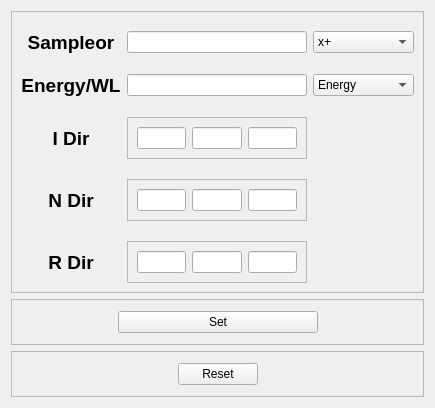
<?xml version="1.0" encoding="UTF-8"?>
<ui version="4.0">
 <class>Form</class>
 <widget class="QWidget" name="Form">
  <property name="geometry">
   <rect>
    <x>0</x>
    <y>0</y>
    <width>435</width>
    <height>408</height>
   </rect>
  </property>
  <property name="windowTitle">
   <string>Experiment</string>
  </property>
  <layout class="QVBoxLayout" name="verticalLayout">
   <item>
    <widget class="QFrame" name="frame">
     <property name="frameShape">
      <enum>QFrame::StyledPanel</enum>
     </property>
     <property name="frameShadow">
      <enum>QFrame::Raised</enum>
     </property>
     <layout class="QVBoxLayout" name="verticalLayout_2">
      <item>
       <layout class="QGridLayout" name="gridLayout">
        <property name="topMargin">
         <number>10</number>
        </property>
        <property name="verticalSpacing">
         <number>20</number>
        </property>
        <item row="1" column="0">
         <widget class="QLabel" name="label_2">
          <property name="font">
           <font>
            <pointsize>14</pointsize>
            <weight>75</weight>
            <bold>true</bold>
           </font>
          </property>
          <property name="text">
           <string>Energy/WL</string>
          </property>
          <property name="alignment">
           <set>Qt::AlignCenter</set>
          </property>
         </widget>
        </item>
        <item row="3" column="1">
         <widget class="QFrame" name="frame_3">
          <property name="frameShape">
           <enum>QFrame::StyledPanel</enum>
          </property>
          <property name="frameShadow">
           <enum>QFrame::Raised</enum>
          </property>
          <layout class="QHBoxLayout" name="horizontalLayout_4">
           <item>
            <layout class="QHBoxLayout" name="horizontalLayout_3">
             <item>
              <widget class="QLineEdit" name="lineEdit_n_1">
               <property name="maximumSize">
                <size>
                 <width>75</width>
                 <height>16777215</height>
                </size>
               </property>
              </widget>
             </item>
             <item>
              <widget class="QLineEdit" name="lineEdit_n_2">
               <property name="maximumSize">
                <size>
                 <width>75</width>
                 <height>16777215</height>
                </size>
               </property>
              </widget>
             </item>
             <item>
              <widget class="QLineEdit" name="lineEdit_n_3">
               <property name="maximumSize">
                <size>
                 <width>75</width>
                 <height>16777215</height>
                </size>
               </property>
              </widget>
             </item>
            </layout>
           </item>
          </layout>
         </widget>
        </item>
        <item row="4" column="1">
         <widget class="QFrame" name="frame_4">
          <property name="frameShape">
           <enum>QFrame::StyledPanel</enum>
          </property>
          <property name="frameShadow">
           <enum>QFrame::Raised</enum>
          </property>
          <layout class="QHBoxLayout" name="horizontalLayout_6">
           <item>
            <layout class="QHBoxLayout" name="horizontalLayout_5">
             <item>
              <widget class="QLineEdit" name="lineEdit_r_1">
               <property name="maximumSize">
                <size>
                 <width>75</width>
                 <height>16777215</height>
                </size>
               </property>
              </widget>
             </item>
             <item>
              <widget class="QLineEdit" name="lineEdit_r_2">
               <property name="maximumSize">
                <size>
                 <width>75</width>
                 <height>16777215</height>
                </size>
               </property>
              </widget>
             </item>
             <item>
              <widget class="QLineEdit" name="lineEdit_r_3">
               <property name="maximumSize">
                <size>
                 <width>75</width>
                 <height>16777215</height>
                </size>
               </property>
              </widget>
             </item>
            </layout>
           </item>
          </layout>
         </widget>
        </item>
        <item row="0" column="0">
         <widget class="QLabel" name="label">
          <property name="font">
           <font>
            <pointsize>14</pointsize>
            <weight>75</weight>
            <bold>true</bold>
           </font>
          </property>
          <property name="text">
           <string>Sampleor</string>
          </property>
          <property name="alignment">
           <set>Qt::AlignCenter</set>
          </property>
         </widget>
        </item>
        <item row="1" column="2">
         <widget class="QComboBox" name="comboBox_e_wl">
          <item>
           <property name="text">
            <string>Energy</string>
           </property>
          </item>
          <item>
           <property name="text">
            <string>Wave Length</string>
           </property>
          </item>
         </widget>
        </item>
        <item row="4" column="0">
         <widget class="QLabel" name="label_6">
          <property name="font">
           <font>
            <pointsize>14</pointsize>
            <weight>75</weight>
            <bold>true</bold>
           </font>
          </property>
          <property name="text">
           <string>R Dir</string>
          </property>
          <property name="alignment">
           <set>Qt::AlignCenter</set>
          </property>
         </widget>
        </item>
        <item row="3" column="0">
         <widget class="QLabel" name="label_5">
          <property name="font">
           <font>
            <pointsize>14</pointsize>
            <weight>75</weight>
            <bold>true</bold>
           </font>
          </property>
          <property name="text">
           <string>N Dir</string>
          </property>
          <property name="alignment">
           <set>Qt::AlignCenter</set>
          </property>
         </widget>
        </item>
        <item row="2" column="0">
         <widget class="QLabel" name="label_4">
          <property name="font">
           <font>
            <pointsize>14</pointsize>
            <weight>75</weight>
            <bold>true</bold>
           </font>
          </property>
          <property name="text">
           <string>I Dir</string>
          </property>
          <property name="alignment">
           <set>Qt::AlignCenter</set>
          </property>
         </widget>
        </item>
        <item row="2" column="1">
         <widget class="QFrame" name="frame_2">
          <property name="frameShape">
           <enum>QFrame::StyledPanel</enum>
          </property>
          <property name="frameShadow">
           <enum>QFrame::Raised</enum>
          </property>
          <layout class="QHBoxLayout" name="horizontalLayout_2">
           <item>
            <layout class="QHBoxLayout" name="horizontalLayout">
             <item>
              <widget class="QLineEdit" name="lineEdit_i_1">
               <property name="maximumSize">
                <size>
                 <width>75</width>
                 <height>16777215</height>
                </size>
               </property>
              </widget>
             </item>
             <item>
              <widget class="QLineEdit" name="lineEdit_i_2">
               <property name="maximumSize">
                <size>
                 <width>75</width>
                 <height>16777215</height>
                </size>
               </property>
              </widget>
             </item>
             <item>
              <widget class="QLineEdit" name="lineEdit_i_3">
               <property name="maximumSize">
                <size>
                 <width>75</width>
                 <height>16777215</height>
                </size>
               </property>
              </widget>
             </item>
            </layout>
           </item>
          </layout>
         </widget>
        </item>
        <item row="0" column="1">
         <widget class="QLineEdit" name="lineEdit_sor">
          <property name="minimumSize">
           <size>
            <width>150</width>
            <height>0</height>
           </size>
          </property>
          <property name="maximumSize">
           <size>
            <width>200</width>
            <height>16777215</height>
           </size>
          </property>
         </widget>
        </item>
        <item row="1" column="1">
         <widget class="QLineEdit" name="lineEdit_e_wl">
          <property name="minimumSize">
           <size>
            <width>150</width>
            <height>0</height>
           </size>
          </property>
          <property name="maximumSize">
           <size>
            <width>200</width>
            <height>16777215</height>
           </size>
          </property>
         </widget>
        </item>
        <item row="0" column="2">
         <widget class="QComboBox" name="comboBox_sor">
          <property name="insertPolicy">
           <enum>QComboBox::InsertAtBottom</enum>
          </property>
          <item>
           <property name="text">
            <string>x+</string>
           </property>
          </item>
          <item>
           <property name="text">
            <string>x-</string>
           </property>
          </item>
          <item>
           <property name="text">
            <string>y+</string>
           </property>
          </item>
          <item>
           <property name="text">
            <string>y-</string>
           </property>
          </item>
          <item>
           <property name="text">
            <string>z+</string>
           </property>
          </item>
          <item>
           <property name="text">
            <string>z-</string>
           </property>
          </item>
          <item>
           <property name="text">
            <string>sam</string>
           </property>
          </item>
          <item>
           <property name="text">
            <string>det</string>
           </property>
          </item>
         </widget>
        </item>
       </layout>
      </item>
     </layout>
    </widget>
   </item>
   <item>
    <widget class="QFrame" name="frame_5">
     <property name="frameShape">
      <enum>QFrame::StyledPanel</enum>
     </property>
     <property name="frameShadow">
      <enum>QFrame::Raised</enum>
     </property>
     <layout class="QHBoxLayout" name="horizontalLayout_7">
      <item>
       <spacer name="horizontalSpacer">
        <property name="orientation">
         <enum>Qt::Horizontal</enum>
        </property>
        <property name="sizeHint" stdset="0">
         <size>
          <width>40</width>
          <height>20</height>
         </size>
        </property>
       </spacer>
      </item>
      <item>
       <widget class="QPushButton" name="pushButton_set">
        <property name="minimumSize">
         <size>
          <width>200</width>
          <height>0</height>
         </size>
        </property>
        <property name="text">
         <string>Set</string>
        </property>
       </widget>
      </item>
      <item>
       <spacer name="horizontalSpacer_2">
        <property name="orientation">
         <enum>Qt::Horizontal</enum>
        </property>
        <property name="sizeHint" stdset="0">
         <size>
          <width>20</width>
          <height>20</height>
         </size>
        </property>
       </spacer>
      </item>
     </layout>
    </widget>
   </item>
   <item>
    <widget class="QFrame" name="frame_6">
     <property name="frameShape">
      <enum>QFrame::StyledPanel</enum>
     </property>
     <property name="frameShadow">
      <enum>QFrame::Raised</enum>
     </property>
     <layout class="QHBoxLayout" name="horizontalLayout_8">
      <item>
       <spacer name="horizontalSpacer_3">
        <property name="orientation">
         <enum>Qt::Horizontal</enum>
        </property>
        <property name="sizeHint" stdset="0">
         <size>
          <width>40</width>
          <height>20</height>
         </size>
        </property>
       </spacer>
      </item>
      <item>
       <widget class="QPushButton" name="pushButton_reset">
        <property name="text">
         <string>Reset</string>
        </property>
       </widget>
      </item>
      <item>
       <spacer name="horizontalSpacer_4">
        <property name="orientation">
         <enum>Qt::Horizontal</enum>
        </property>
        <property name="sizeHint" stdset="0">
         <size>
          <width>40</width>
          <height>20</height>
         </size>
        </property>
       </spacer>
      </item>
     </layout>
    </widget>
   </item>
  </layout>
 </widget>
 <resources/>
 <connections/>
</ui>
